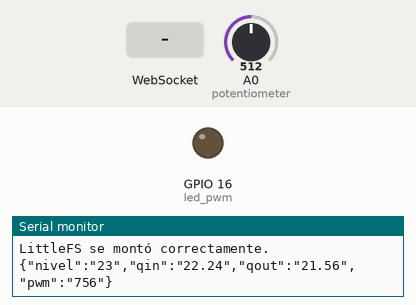
Recording of a program running on a simulated ESP8266 (NodeMCU). Parts: output pins drawn as LEDs (lit = HIGH), the last lines printed to the serial monitor. Inputs (shaded band) come from the test bench; at power-on: A0 (potentiometer) = 512. Storage starts empty.

Above: at 1.2 s.
1.3 s: WebSocket text "90" received
At 1.9 s:
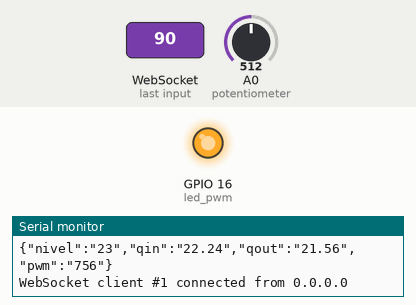
2.8 s: WebSocket text "0" received
At 4.0 s:
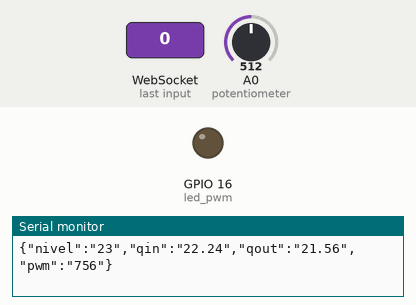
4.3 s: WebSocket text "200" received
At 5.3 s:
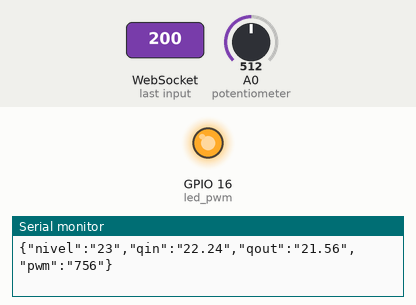
Timing chart, 0 to 7.3 s (numbered marks = the images above; inputs shaded):
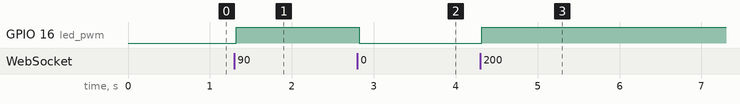

The program:

main.cpp
```cpp
#include <Arduino.h>
#include <ESP8266WiFi.h>
#include <ESPAsyncTCP.h>
#include <ESPAsyncWebServer.h>
#include <LittleFS.h>
#include <Arduino_JSON.h>

// pines
const byte potentiometer = A0, //ADC
           led_pwm = 16;       //D0

// put function declarations here:
String getSensorReadings();
void initFS();
void initWiFi();
void notifyClients(String sensorReadings);
void handleWebSocketMessage(void *arg, uint8_t *data, size_t len);
void onEvent(AsyncWebSocket *server, AsyncWebSocketClient *client, AwsEventType type, void *arg, uint8_t *data, size_t len);
void initWebSocket();

// variables
const char* ssid = "ControlDeNivel";
const char* password = "patronato1914";
double qin = 22.24;
double qout = 21.56;
int pwm = 756;

IPAddress ip(192,168,1,200);
IPAddress gateway(192,168,1,1);
IPAddress subnet(255,255,255,0);

AsyncWebServer server(80);
AsyncWebSocket ws("/ws");
JSONVar readings;
String message = "";

unsigned long lastTime=0;

void setup() {
  // put your setup code here, to run once:
  pinMode(potentiometer,INPUT);
  pinMode(led_pwm,OUTPUT);
  analogWriteRange(1023);
  analogWriteFreq(1000);
  analogWrite(led_pwm,0);
  Serial.begin(115200);
  initWiFi();
  initFS();
  initWebSocket();
  server.on("/",HTTP_GET, [](AsyncWebServerRequest *request) {
    request->send(LittleFS, "/index.html", "text/html");
  });
  server.serveStatic("/",LittleFS,"/");
  server.begin();
}

void loop() {
  // put your main code here, to run repeatedly:
  if((millis()-lastTime)>1000){
    String sensorReading = getSensorReadings();
    Serial.println(sensorReading);
    notifyClients(sensorReading);
    lastTime=millis();
  }
  ws.cleanupClients();
}

// put function definitions here:
String getSensorReadings(){
  int nivel = analogRead(potentiometer);
  nivel = map(nivel,0,1023,0,45);
  readings["nivel"] = String(nivel);
  readings["qin"] = String(qin);
  readings["qout"] = String(qout);
  readings["pwm"] = String(pwm);
  String jsonString = JSON.stringify(readings);
  return jsonString;
}

void initFS(){
  if(!LittleFS.begin()){
    Serial.println("Error montando LittleFS.");
  }
  else{
    Serial.println("LittleFS se montó correctamente.");
  }
}

void initWiFi(){
  WiFi.softAP(ssid, password);
  WiFi.softAPConfig(ip, gateway, subnet);
  Serial.print("Iniciando AP:\t");
  Serial.println(ssid);
  Serial.print("IP address:\t");
  Serial.println(WiFi.softAPIP());
}

void notifyClients(String sensorReadings){
  ws.textAll(sensorReadings);
}

void handleWebSocketMessage(void *arg, uint8_t *data, size_t len){
  AwsFrameInfo *info = (AwsFrameInfo*)arg;
  if(info->final && info->index == 0 && info->len == len && info->opcode == WS_TEXT){
    message = String((char*)data);

    if(message.equals("getReadings")){
      String sensorReadings = getSensorReadings();
      Serial.print(sensorReadings);
      notifyClients(sensorReadings);
    }
    else{
      int value = message.toInt();
      value = map(value,10,40,0,1023);
      analogWrite(led_pwm,value);
    }
  }
}

void onEvent(AsyncWebSocket *server, AsyncWebSocketClient *client, AwsEventType type, void *arg, uint8_t *data, size_t len){
  switch (type) {
    case WS_EVT_CONNECT:
      Serial.printf("WebSocket client #%u connected from %s\n", client->id(), client->remoteIP().toString().c_str());
      break;
    case WS_EVT_DISCONNECT:
      Serial.printf("WebSocket client #%u disconnected\n", client->id());
      break;
    case WS_EVT_DATA:
      handleWebSocketMessage(arg, data, len);
      break;
    case WS_EVT_PONG:
    case WS_EVT_ERROR:
      break;
  }
}

void initWebSocket(){
  ws.onEvent(onEvent);
  server.addHandler(&ws);
}
```

Measured:
- after the input at 1.3 s, GPIO 16 (led_pwm): LOW → HIGH at once
- after the input at 2.8 s, GPIO 16 (led_pwm): HIGH → LOW at once
- after the input at 4.3 s, GPIO 16 (led_pwm): LOW → HIGH at once
